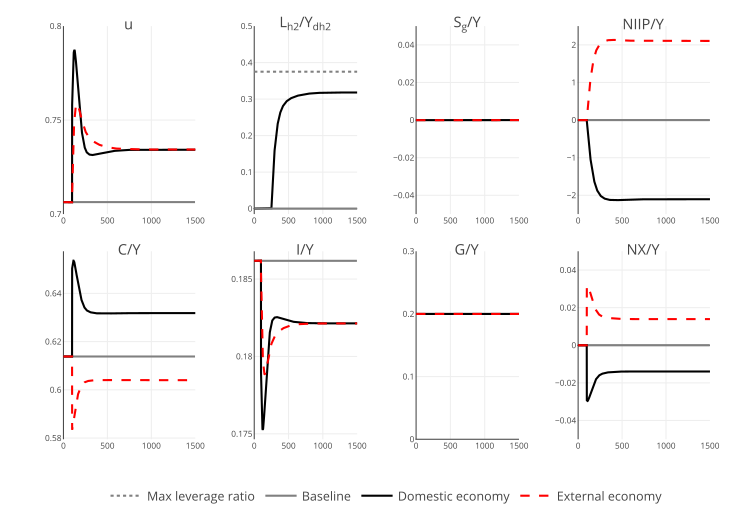

Recreate this plot in R.
library(plotly)

# Load the data
load(here::here("R/simulated_series_for_plots"))

# Annotations for subplots
u <- list(
  text = "u",
  font = list(size = 14),
  xref = "paper",
  yref = "paper",
  yanchor = "bottom",
  xanchor = "center",
  align = "center",
  x = 0.5,
  y = 0.95,
  showarrow = FALSE)

gr_Y <- list(
  text = "Y&#770;",
  font = list(size = 14),
  xref = "paper",
  yref = "paper",
  yanchor = "bottom",
  xanchor = "center",
  align = "center",
  x = 0.5,
  y = 0.95,
  showarrow = FALSE)

C_Y <- list(
  text = "C/Y",
  font = list(size = 14),
  xref = "paper",
  yref = "paper",
  yanchor = "bottom",
  xanchor = "center",
  align = "center",
  x = 0.5,
  y = 0.95,
  showarrow = FALSE)

I_Y <- list(
  text = "I/Y",
  font = list(size = 14),
  xref = "paper",
  yref = "paper",
  yanchor = "bottom",
  xanchor = "center",
  align = "center",
  x = 0.5,
  y = 0.95,
  showarrow = FALSE)

G_Y <- list(
  text = "G/Y",
  font = list(size = 14),
  xref = "paper",
  yref = "paper",
  yanchor = "bottom",
  xanchor = "center",
  align = "center",
  x = 0.5,
  y = 0.95,
  showarrow = FALSE)

NX_Y <- list(
  text = "NX/Y",
  font = list(size = 14),
  xref = "paper",
  yref = "paper",
  yanchor = "bottom",
  xanchor = "center",
  align = "center",
  x = 0.5,
  y = 0.95,
  showarrow = FALSE)

L_Yh2 <- list(
  text = "L<sub>h2</sub>/Y<sub>d</sub><sub>h2</sub>",
  font = list(size = 14),
  xref = "paper",
  yref = "paper",
  yanchor = "bottom",
  xanchor = "center",
  align = "center",
  x = 0.5,
  y = 0.95,
  showarrow = FALSE)

NIIP_Y <- list(
  text = "NIIP/Y",
  font = list(size = 14),
  xref = "paper",
  yref = "paper",
  yanchor = "bottom",
  xanchor = "center",
  align = "center",
  x = 0.5,
  y = 0.95,
  showarrow = FALSE)

S_g_Y <- list(
  text = "S<sub>g</sub>/Y",
  font = list(size = 14),
  xref = "paper",
  yref = "paper",
  yanchor = "bottom",
  xanchor = "center",
  align = "center",
  x = 0.5,
  y = 0.95,
  showarrow = FALSE)

NIIP_Y <- list(
  text = "NIIP/Y",
  font = list(size = 14),
  xref = "paper",
  yref = "paper",
  yanchor = "bottom",
  xanchor = "center",
  align = "center",
  x = 0.5,
  y = 0.95,
  showarrow = FALSE)

# Utilization rate
p_u <- plot_ly() %>% 
  add_trace(x = 0:(nrow(d1)-3),
            y = tail(d1$u, 1),
            type = "scatter",
            mode = "lines",
            name = "u<sub>baseline</sub>",
            line = list(color = "grey")) %>% 
  add_trace(x = 0:(nrow(d2)-1),
            y = d2$u,
            type = "scatter",
            mode = "lines",
            line = list(color = "black"),
            name = "u") %>% 
  add_trace(x = 0:(nrow(d2)-1),
            y = d2$ux,
            type = "scatter",
            mode = "lines",
            line = list(color = "red",
                        dash = "dash"),
            name = "u<sub>x</sub>") %>%
  layout(xaxis = list(range = c(-10, 1500),
                      tickfont = list(size = 8)),
         yaxis = list(range = c(0.7, 0.8),
                      tickfont = list(size = 8),
                      dtick = 0.05),
         annotations = u,
         showlegend = TRUE,
         hovermode = "compare")

#p_u

# Growth rate of output
p_gr_Y <- plot_ly() %>% 
  # add_trace(x = 0:(nrow(d2)-3),
  #           y = tail(d2$gr_Y, 1),
  #           type = "scatter",
  #           mode = "lines",
  #           line = list(color = "black",
  #                       dash = "dot",
  #                       width = 1),
  #           hoverinfo = "none") %>% 
  add_trace(x = 0:(nrow(d1)-3),
            y = tail(d1$gr_Y, 1),
            type = "scatter",
            mode = "lines",
            line = list(color = "grey"),
            name = "gr<sub>Y&#770;<sub>baseline</sub></sub>") %>%
  add_trace(x = 0:(nrow(d2)-3),
            y = d2$gr_Y[3:nrow(d2)],
            type = "scatter",
            mode = "lines",
            line = list(color = "black"),
            name = "gr<sub>Y&#770;<sub>") %>% 
  add_trace(x = 0:(nrow(d2)-3),
            y = d2$gr_Yx[3:nrow(d2)],
            type = "scatter",
            mode = "lines",
            name = "gr<sub>Y&#770;<sub>x</sub></sub>",
            line = list(color = "red",
                        dash = "dash")) %>%
  layout(xaxis = list(range = c(-10, 1500),
                      tickfont = list(size = 8)),
         yaxis = list(range = c(0.015, 0.018),
                      tickfont = list(size = 8)),
         annotations = gr_Y,
         showlegend = TRUE,
         hovermode = "compare")

#p_gr_Y

# Consumption share
p_C <- plot_ly() %>% 
  add_trace(x = 0:(nrow(d1)-3),
            y = tail(d1$C_Y, 1),
            type = "scatter",
            mode = "lines",
            name = "C<sub>baseline</sub>",
            line = list(color = "grey")) %>% 
  add_trace(x = 0:(nrow(d2)-1),
            y = d2$C_Y,
            type = "scatter",
            mode = "lines",
            line = list(color = "black"),
            name = "C/Y") %>% 
  add_trace(x = 0:(nrow(d2)-1),
            y = d2$C_Yx,
            type = "scatter",
            mode = "lines",
            line = list(color = "red",
                        dash = "dash"),
            name = "C/Y<sub>x</sub>") %>%
  layout(xaxis = list(range = c(-10, 1500),
                      tickfont = list(size = 8)),
         yaxis = list(tickfont = list(size = 8)),
         annotations = C_Y,
         showlegend = TRUE,
         hovermode = "compare")
#p_C

# Investment share
p_I <- plot_ly() %>%
  # add_trace(x = 0:(nrow(d2)-3),
  #           y = tail(d2$I_Y, 1),
  #           type = "scatter",
  #           mode = "lines",
  #           hoverinfo = "none",
  #           line = list(color = "black",
  #                       dash = "dot",
  #                       width = 1)) %>% 
  add_trace(x = 0:(nrow(d1)-3),
            y = tail(d1$I_Y, 1),
            type = "scatter",
            mode = "lines",
            name = "I/Y<sub>baseline</sub>",
            line = list(color = "grey")) %>% 
  add_trace(x = 0:(nrow(d2)-1),
            y = d2$I_Y,
            type = "scatter",
            mode = "lines",
            line = list(color = "black"),
            name = "I/Y") %>% 
  add_trace(x = 0:(nrow(d2)-1),
            y = d2$I_Yx,
            type = "scatter",
            mode = "lines",
            line = list(color = "red",
                        dash = "dash"),
            name = "I/Y<sub>x</sub>") %>%
  layout(xaxis = list(range = c(-10, 1500),
                      tickfont = list(size = 8)),
         yaxis = list(tickfont = list(size = 8)),
         annotations = I_Y,
         showlegend = TRUE,
         hovermode = "compare")

#p_I

# Government share
p_G <- plot_ly() %>% 
  add_trace(x = 0:(nrow(d2)-1),
            y = round(d2$G_Y, digits = 2),
            type = "scatter",
            mode = "lines",
            line = list(color = "black"),
            name = "G/Y") %>% 
  add_trace(x = 0:(nrow(d2)-1),
            y = round(d2$G_Yx, digits = 2),
            type = "scatter",
            mode = "lines",
            line = list(color = "red",
                        dash = "dash"),
            name = "G/Y<sub>x</sub>") %>%
  layout(xaxis = list(range = c(-10, 1500),
                      tickfont = list(size = 8)),
         yaxis = list(range = c(0, 0.3), 
                      tickfont = list(size = 8)),
         annotations = G_Y,
         showlegend = TRUE,
         hovermode = "compare")

#p_G

# Net export share
p_NX <- plot_ly() %>% 
  add_trace(x = 0:(nrow(d1)-3),
            y = tail(d1$NX_Y, 1),
            type = "scatter",
            mode = "lines",
            name = "Baseline",
            line = list(color = "grey")) %>% 
  add_trace(x = 0:(nrow(d2)-1),
            y = d2$NX_Y,
            type = "scatter",
            mode = "lines",
            line = list(color = "black"),
            name = "Domestic economy") %>% # NX/Y 
  add_trace(x = 0:(nrow(d2)-1),
            y = d2$NX_Yx,
            type = "scatter",
            mode = "lines",
            line = list(color = "red",
                        dash = "dash"),
            name = "External economy") %>% # NX/Y<sub>x</sub>
  layout(xaxis = list(range = c(-10, 1500),
                      tickfont = list(size = 8)),
         yaxis = list(range = c(-0.05, 0.05),
                      tickfont = list(size = 8),
                      dtick = 0.02),
         annotations = NX_Y,
         showlegend = TRUE,
         hovermode = "compare")

#p_NX

# NIIP share
p_NIIP <- plot_ly() %>% 
  add_trace(x = 0:(nrow(d1)-3),
            y = 0,
            type = "scatter",
            mode = "lines",
            name = "Baseline",
            line = list(color = "grey")) %>% 
  add_trace(x = 0:(nrow(d2)-1),
            y = d2$NIIP_Y,
            type = "scatter",
            mode = "lines",
            line = list(color = "black"),
            name = "Domestic economy") %>% 
  add_trace(x = 0:(nrow(d2)-1),
            y = d2$NIIP_Yx,
            type = "scatter",
            mode = "lines",
            line = list(color = "red",
                        dash = "dash"),
            name = "External economy") %>% 
  layout(xaxis = list(range = c(-10, 1500),
                      tickfont = list(size = 8)),
         yaxis = list(range = c(-2.5, 2.5),
                      tickfont = list(size = 8),
                      dtick = 1),
         annotations = NIIP_Y,
         showlegend = TRUE,
         hovermode = "compare")

# p_NIIP

# Debt to income ratio
p_L_Yh2 <- plot_ly() %>% 
  add_trace(x = 0:(nrow(d3)-1),
            y = 0.375,
            type = "scatter",
            mode = "lines",
            name = "Max leverage ratio",
            showlegend = TRUE,
            line = list(color = "grey", 
                        dash = "dot")) %>% 
  add_trace(x = 0:(nrow(d2)-1),
            y = d2$L_Yh2,
            type = "scatter",
            mode = "lines",
            showlegend = FALSE,
            #name = "(L/Y)<sub>h2</sub>"
            line = list(color = "black")) %>% 
  add_trace(x = 0:(nrow(d2)-3),
            y = 0,
            type = "scatter",
            mode = "lines",
            #name = "Baseline",
            showlegend = FALSE,
            line = list(color = "grey")) %>% 
  layout(xaxis = list(range = c(-10, 1500),
                      tickfont = list(size = 8)),
         yaxis = list(range = c(-0.015, 0.5), 
                      tickfont = list(size = 8)),
         annotations = L_Yh2,
         showlegend = FALSE,
         hovermode = "compare")

#p_L_Yh2

# Deficit
p_S_g_Y <- plot_ly() %>% 
  add_trace(x = 0:(nrow(d2)-1),
            y = d2$S_g,
            type = "scatter",
            mode = "lines",
            line = list(color = "black"),
            name = "S<sub>g</sub>/Y") %>% 
  add_trace(x = 0:(nrow(d2)-1),
            y = d2$S_gx,
            type = "scatter",
            mode = "lines",
            line = list(color = "red",
                        dash = "dash"),
            name = "S<sub>g</sub>/Yx") %>% 
  layout(xaxis = list(range = c(-10, 1500),
                      tickfont = list(size = 8)),
         yaxis = list(range = c(-0.05, 0.05), 
                      tickfont = list(size = 8)),
         annotations = S_g_Y,
         showlegend = TRUE,
         hovermode = "compare")

sub_plots <- subplot(style(p_u, showlegend = FALSE),
                     p_L_Yh2,
                     style(p_S_g_Y, showlegend = FALSE),
                     p_NIIP,
                     style(p_C, showlegend = FALSE),
                     style(p_I, showlegend = FALSE),
                     style(p_G, showlegend = FALSE),
                     style(p_NX, showlegend = FALSE),
                     nrows = 2, margin = 0.045, titleY = T, titleX = T) %>%
  layout(legend = list(x = 0.5,
                       orientation = "h",
                       xanchor = "center",
                       font = list(size = 12))) %>% 
  config(displayModeBar = F)

sub_plots

# orca(
#   sub_plots,
#   file = "R/plots/figure2.pdf"
# )

# sub_plots_smaller <- subplot(style(p_u, showlegend = FALSE),
#                      style(p_C, showlegend = FALSE),
#                      style(p_L_Yh2, showlegend = FALSE),
#                      p_NX,
#                      nrows = 2, margin = 0.045, titleY = T, titleX = T) %>%
#   layout(legend = list(x = 0.5,
#                        orientation = "h",
#                        xanchor = "center",
#                        font = list(size = 12))) %>% 
#   config(displayModeBar = F)
# 
# sub_plots_smaller

# orca(
#   sub_plots_smaller,
#   file = "R/plots/figure2_smaller.pdf"
# )
